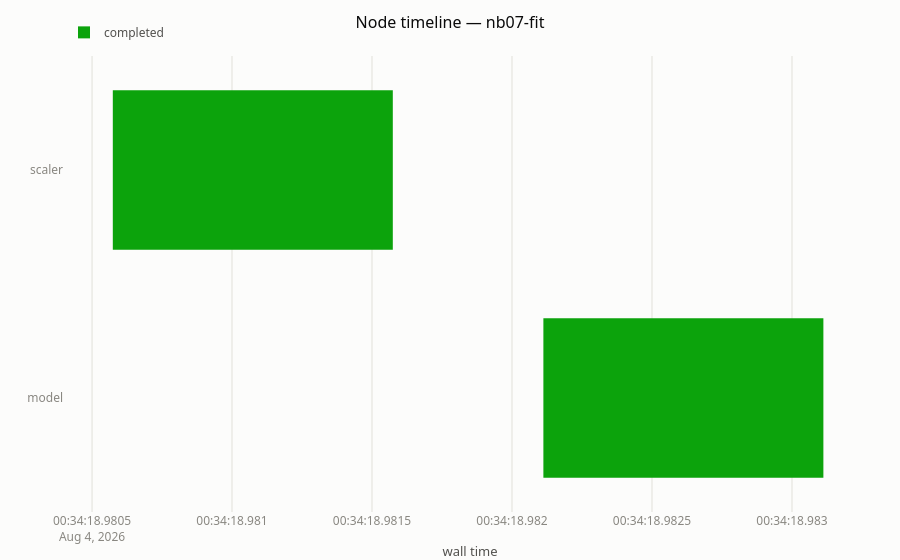

Notebook source saved alongside this figure:
### Code cell
view.plot_gantt()  # where the wall clock went, node by node

### Figure 1 — Plotly figure (JSON) as saved in the notebook; plotly's stock layout.template omitted (floating-point values rounded to 4 significant figures)
{"data": [{"base": ["2026-08-04T00:34:18.980574338Z"], "hovertemplate": "scaler (completed)<br>1ms<extra></extra>", "legendgroup": "completed", "marker": {"color": "#0ca30c"}, "name": "completed", "orientation": "h", "showlegend": true, "type": "bar", "x": [1], "y": ["scaler"]}, {"base": ["2026-08-04T00:34:18.982111948Z"], "hovertemplate": "model (completed)<br>1ms<extra></extra>", "legendgroup": "completed", "marker": {"color": "#0ca30c"}, "name": "completed", "orientation": "h", "showlegend": false, "type": "bar", "x": [1], "y": ["model"]}], "layout": {"bargap": 0.3, "barmode": "overlay", "title": {"text": "Node timeline — nb07-fit"}, "xaxis": {"title": {"text": "wall time"}, "type": "date"}, "yaxis": {"autorange": "reversed"}}}
